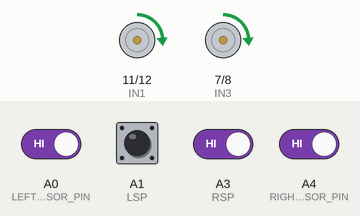
Simulated run of this sketch. Board: Arduino Uno, built with avr-gcc and run on an emulated ATmega328P. Shown: motor-driver pin pairs drawn as motors (green arrow = first pin HIGH = forward, orange = second pin HIGH = backward, longer = more drive, scaled by the enable pin). The test bench sets the inputs (shaded band); at power-on: A0 (LEFT_SENSOR_PIN), A1 (LSP), A3 (RSP), A4 (RIGHT_SENSOR_PIN) HIGH.

Above: at 1.2 s.
1.3 s: A0 (LEFT_SENSOR_PIN) driven LOW
At 2.0 s:
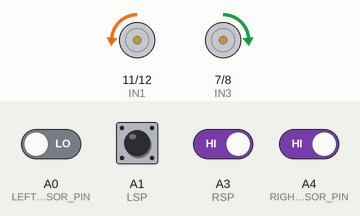
2.8 s: A0 (LEFT_SENSOR_PIN) driven HIGH
At 3.1 s:
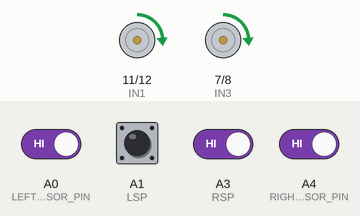
4.3 s: A3 (RSP) driven LOW
At 5.5 s:
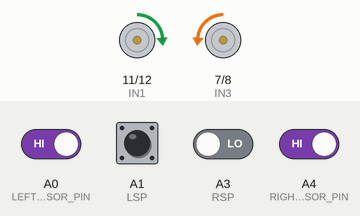
5.8 s: A3 (RSP) driven HIGH
At 6.6 s:
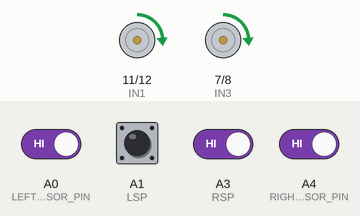
Timing chart, 0 to 8.3 s (numbered marks = the images above; inputs shaded):
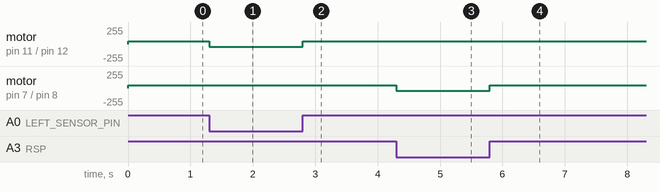

The sketch:

ArduinoSelfDrivingCarCode20240713.ino
```cpp
// 모터 드라이버 핀 정의
#define ENA 9
#define ENB 10
#define IN1 11
#define IN2 12
#define IN3 7
#define IN4 8

// 라인트레이서 센서 핀 정의
#define LEFT_SENSOR_PIN A0
#define LSP A1
#define RSP A3
#define RIGHT_SENSOR_PIN A4

// 속도 정의
#define V 38


void setup() {
  // 모터 드라이버 핀을 출력 모드로 설정
  pinMode(ENA, OUTPUT);
  pinMode(ENB, OUTPUT);
  pinMode(IN1, OUTPUT);
  pinMode(IN2, OUTPUT);
  pinMode(IN3, OUTPUT);
  pinMode(IN4, OUTPUT);

  // 센서 핀을 입력 모드로 설정
  pinMode(LEFT_SENSOR_PIN, INPUT);
  pinMode(LSP, INPUT);
  pinMode(RSP, INPUT);
  pinMode(RIGHT_SENSOR_PIN, INPUT);
}

void loop() {
  // 각 센서 값 읽기
  int leftSensor = digitalRead(LEFT_SENSOR_PIN);
  int leftCenterSensor = digitalRead(LSP);
  int rightCenterSensor = digitalRead(RSP);
  int rightSensor = digitalRead(RIGHT_SENSOR_PIN);

  // 센서 값을 바탕으로 모터 제어
  if (leftSensor == LOW && rightSensor == LOW) {
    moveForward();
  } else if (leftSensor == LOW || leftCenterSensor==LOW){
    turnLeft();
  } else if (rightSensor == LOW || rightCenterSensor==LOW) {
    turnRight();
  } else {
    moveForward();  // 라인을 감지하지 못하면 직진
  }
}

void moveForward() {
  digitalWrite(IN1, HIGH);
  digitalWrite(IN2, LOW);
  digitalWrite(IN3, HIGH);
  digitalWrite(IN4, LOW);
  analogWrite(ENA, V);
  analogWrite(ENB, V);
}

void turnLeft() {
  digitalWrite(IN1, LOW);
  digitalWrite(IN2, HIGH);
  digitalWrite(IN3, HIGH);
  digitalWrite(IN4, LOW);
  analogWrite(ENA, V);
  analogWrite(ENB, V);
}

void turnRight() {
  digitalWrite(IN1, HIGH);
  digitalWrite(IN2, LOW);
  digitalWrite(IN3, LOW);
  digitalWrite(IN4, HIGH);
  analogWrite(ENA, V);
  analogWrite(ENB, V);
}

void stopCar() {
  digitalWrite(IN1, LOW);
  digitalWrite(IN2, LOW);
  digitalWrite(IN3, LOW);
  digitalWrite(IN4, LOW);
}
```

Measured:
- after the input at 1.3 s, motor on pin 11 (IN1) / pin 12 (IN2): forward 38/255 → backward 38/255 at once
- after the input at 2.8 s, motor on pin 11 (IN1) / pin 12 (IN2): backward 38/255 → forward 38/255 at once
- after the input at 4.3 s, motor on pin 7 (IN3) / pin 8 (IN4): forward 38/255 → backward 38/255 at once
- after the input at 5.8 s, motor on pin 7 (IN3) / pin 8 (IN4): backward 38/255 → forward 38/255 at once
